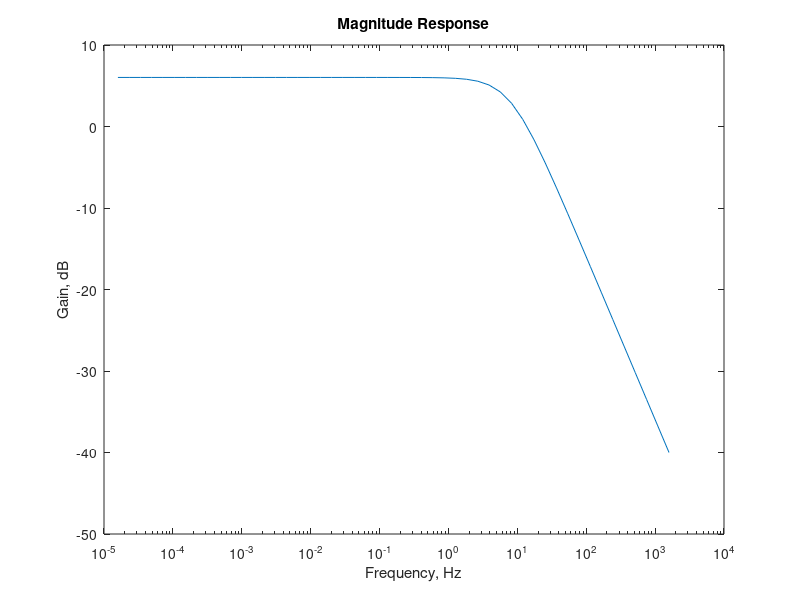

Write the MATLAB code that produced this figure.
num = [-2]; 
den = [0.02 1]; 
w = logspace(-4, 4); 
h = freqs(num, den, w); 
f = w/(2*pi); 
mag = 20*log10(abs(h)); 
semilogx(f, mag) 
title('Magnitude Response') 
xlabel('Frequency, Hz') 
ylabel('Gain, dB');
